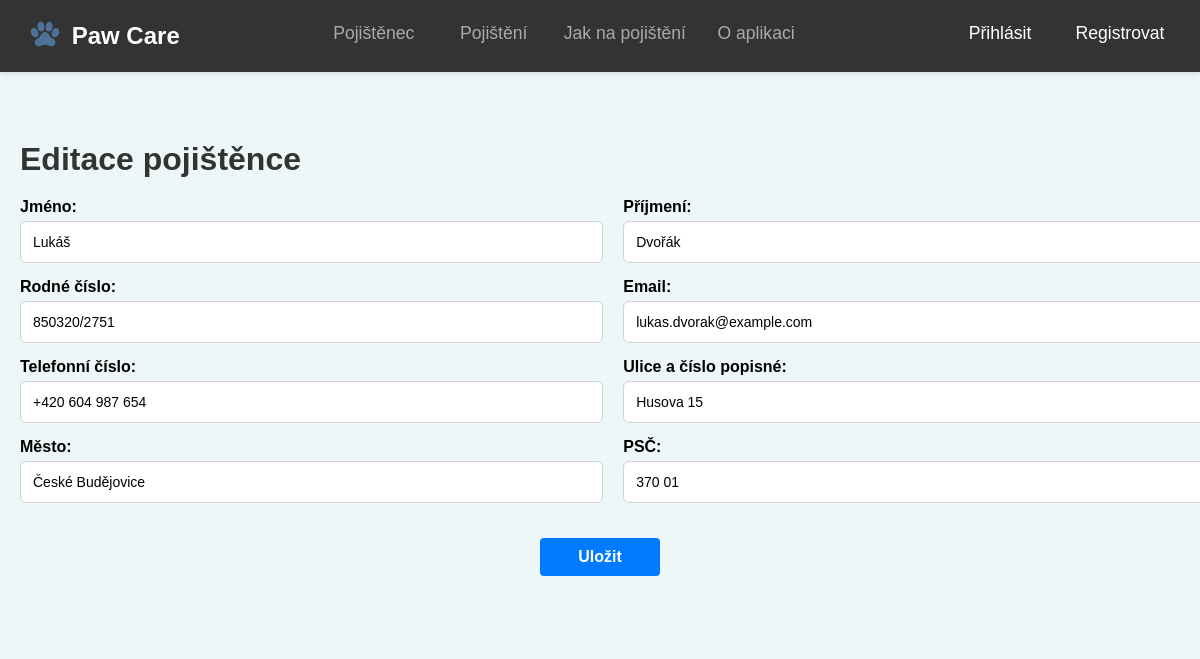
Page /pojisteni/pojistenec/4/editovat/ on the committed database.
### insurance/models.py (models this page shows, shortened)
class InsuredPerson(models.Model):
    user = models.ForeignKey(User, on_delete=models.CASCADE, null=True, blank=True)
    first_name = models.CharField("Jméno", max_length=50)
    last_name = models.CharField("Příjmení", max_length=30)
    id_number = models.CharField("Rodné číslo", max_length=11)
    email = models.EmailField("Email")
    phone_number = models.CharField("Telefonní číslo", max_length=16)
    street_address = models.CharField("Ulice a číslo popisné", max_length=30)
    city = models.CharField("Město", max_length=30)
    postal_code = models.CharField("PSČ", max_length=6)
    class Meta:
        verbose_name = "Pojištěná osoba"
        verbose_name_plural = "Pojištěné osoby"

### insurance/views.py (the view)
# urls.py: path('pojistenec/<int:id>/editovat/', views.edit_insured, name='edit_insured'),
def edit_insured(request, id):
    insured_person = get_object_or_404(InsuredPerson, id=id)
    if request.method == 'POST':
        form = InsuredPersonForm(request.POST, instance=insured_person)
        if form.is_valid():
            form.save()
            messages.success(request, 'Informace o pojištěnci byly úspěšně aktualizovány.')
            return redirect('insured_detail', id=id)
    else:
        form = InsuredPersonForm(instance=insured_person)
    return render(request, 'insurance/insured_form.html', {
        'form': form,
        'insured_person': insured_person  # Předávání pojištěnce do šablony pro případné další zobrazení informací
    })

### insurance/templates/insurance/insured_form.html (shortened to what this page needs)
{% extends 'insurance/base.html' %}
{% block content %}
    <div class="container">
        <h1>
            {% if form.instance.id %}
                Editace pojištěnce
            {% else %}
                Nový pojištěnec
            {% endif %}
        </h1>
        <form method="post" class="form-horizontal">
            <div class="form-row">
                <div class="form-group col-md-6">
                    {{ form.first_name.label_tag }}
                    {{ form.first_name }}
                </div>
                <div class="form-group col-md-6">
                    {{ form.last_name.label_tag }}
                    {{ form.last_name }}
                </div>
            </div>
            <div class="form-row">
                <div class="form-group col-md-6">
                    {{ form.id_number.label_tag }}
                    {{ form.id_number }}
                </div>
                <div class="form-group col-md-6">
                    {{ form.email.label_tag }}
                    {{ form.email }}
                </div>
            </div>
            <div class="form-row">
                <div class="form-group col-md-6">
                    {{ form.phone_number.label_tag }}
                    {{ form.phone_number }}
                </div>
                <div class="form-group col-md-6">
                    {{ form.street_address.label_tag }}
                    {{ form.street_address }}
                </div>
            </div>
            <div class="form-row">
                <div class="form-group col-md-6">
                    {{ form.city.label_tag }}
                    {{ form.city }}
                </div>
                <div class="form-group col-md-6">
                    {{ form.postal_code.label_tag }}
                    {{ form.postal_code }}
                </div>
            </div>
            <div class="form-row">
                <button type="submit" class="btn btn-primary btn-save">Uložit</button>
            </div>
        </form>
    </div>
{% endblock %}

### insurance/static/css/style.css (style rules this page uses)
body { font-family: Arial, sans-serif; margin: 0; padding: 0; background-color: #edf7f8; }
.container { max-width: 1200px; margin: 80px auto 20px auto; padding: 20px; background-color: #edf7f8; border-radius: 8px; }
h1 { font-size: 2em; color: #333; margin-bottom: 20px; }
.btn { font-size: 14px; padding: 10px 20px; margin: 5px; border-radius: 5px; border: none; cursor: pointer; }
.btn-primary { background-color: #007bff; color: white; }
.form-horizontal { display: flex; flex-wrap: wrap; justify-content: space-between; }
.form-row { width: 100%; display: flex; justify-content: space-between; margin-bottom: 15px; }
.form-group { flex: 0 0 48%; max-width: 48%; }
.form-group label { display: block; margin-bottom: 5px; font-weight: bold; }
.form-group input { width: 100%; padding: 12px; font-size: 14px; border: 1px solid #ced4da; border-radius: 6px; }
.btn-save { width: 120px; padding: 10px; font-size: 16px; font-weight: bold; text-align: center; background-color: #007bff; color: white; border: none; border-radius: 4px; cursor: pointer; margin-top: 20px; margin: 20px auto; display: block; }

### rows in the picture
InsuredPerson: first_name "Lukáš", last_name "Dvořák", id_number "850320/2751", email "lukas.dvorak@example.com", phone_number "+420 604 987 654", street_address "Husova 15", city "České Budějovice", postal_code "370 01"
